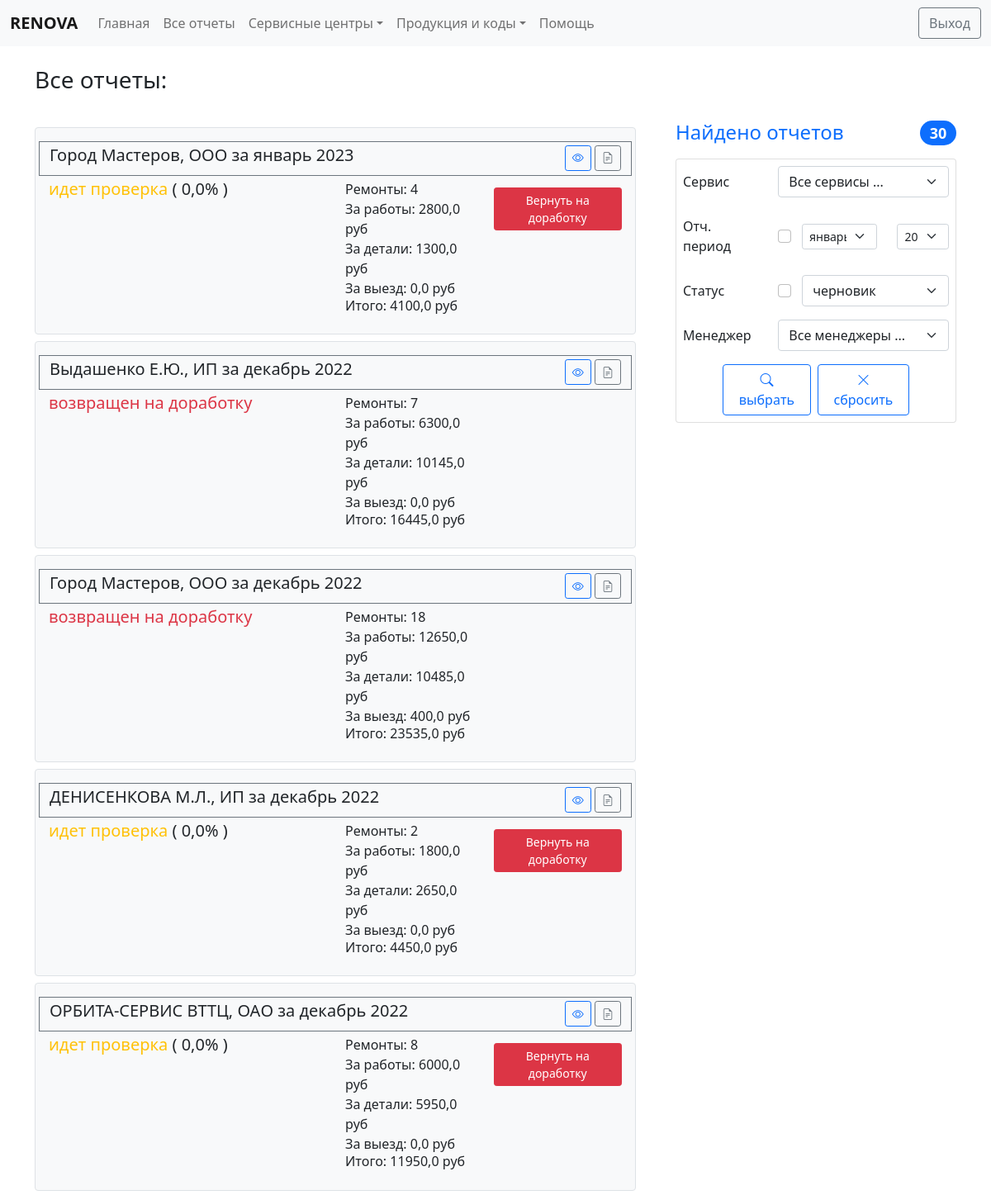
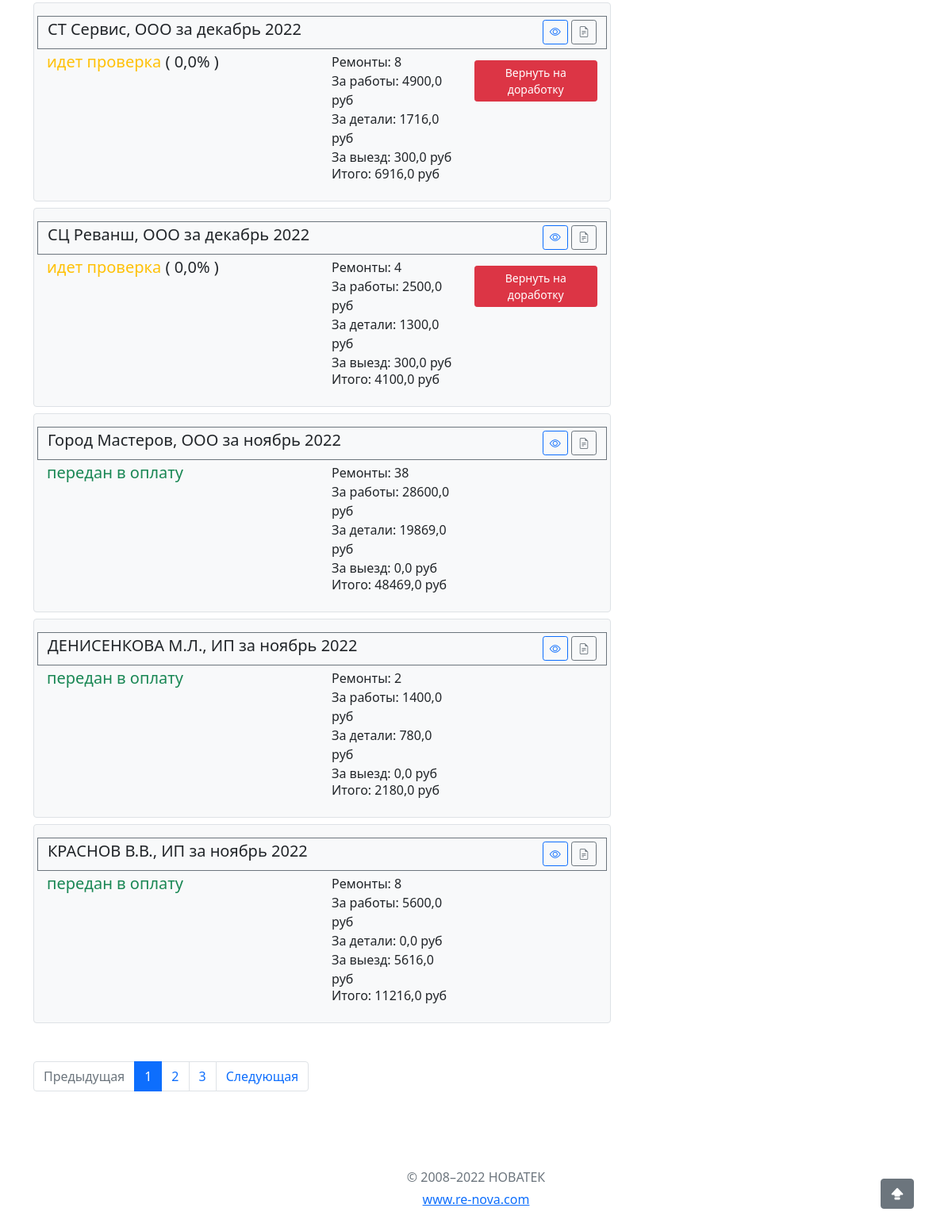
The app's page /reports/reports-list/ (signed in) with its own data (2 pictures, top to bottom).
### reports/models.py (models this page shows, shortened)
class Reports(ChangeloggableMixin, models.Model):
    service_center = models.ForeignKey(ServiceCenters, on_delete=models.CASCADE, verbose_name='Сервисный центр')
    report_date = models.DateField(verbose_name='Отчетный период')
    note = models.TextField(blank=True, null=True, verbose_name='Примечание')
    invoice = models.CharField(max_length=250, blank=True, null=True, verbose_name='Реквизиты счета')
    act = models.CharField(max_length=250, blank=True, null=True, verbose_name='Реквизиты акта')
    mail_date = models.DateField(blank=True, null=True, verbose_name='Дата приема корреспонденции')
    user = models.ForeignKey(User, verbose_name=u'Автор отчета', on_delete=models.PROTECT, limit_choices_to={'is_staff': False})
    status = models.CharField(choices=REPORT_STATUS, max_length=100, verbose_name='Статус', default=STATUS_DRAFT)
    total_cost = models.FloatField(default=0, verbose_name='Общая сумма по отчету')
    total_work = models.FloatField(default=0, verbose_name='Общая сумма за работы')
    total_part = models.FloatField(default=0, verbose_name='Общая сумма за детали')
    total_move = models.FloatField(default=0, verbose_name='Общая сумма за выезд')
    records_count = models.IntegerField(default=0, verbose_name='Количестов ремонтов')
    verified_count = models.IntegerField(default=0, verbose_name='Количестов принятых ремонтов')
    have_fault = models.BooleanField(default=False, blank=True, verbose_name='Имеет ошибки')
    pay_date = models.DateField(blank=True, null=True, verbose_name='Дата передачи в оплату')
    class Meta():
        verbose_name = 'Отчет'
        verbose_name_plural = 'Отчеты'
        ordering = ['-report_date', 'service_center', 'status']

### servicecentres/models.py (models this page shows, shortened)
class ServiceCenters(ChangeloggableMixin, models.Model):
    code = models.CharField(max_length=50, db_index=True, verbose_name='Код', help_text='Код по 1С. Обязательное поле.')
    title = models.CharField(max_length=50, db_index=True, verbose_name='Наименование', help_text='Юридическое наименование. Обязательное поле.')
    city = models.CharField(max_length=50, verbose_name='Город', help_text='Город. Обязательное поле.')
    region = models.ForeignKey(ServiceRegions,  null=True,on_delete=models.PROTECT, verbose_name='Регион', help_text='Регион СЦ. Обязательное поле.')
    addr = models.CharField(max_length=350, blank=True, verbose_name='Адрес')
    post_addr = models.CharField(max_length=350, blank=True, verbose_name='Почтовый адрес')
    conditions = models.TextField(blank=True, verbose_name='Особыче условия')
    free_parts = models.BooleanField(default=False, verbose_name='Бесплатные запчасти')
    grade = models.FloatField(default=5, verbose_name='Рэйтинг', editable=False)
    note = models.TextField(blank=True, verbose_name='Примечание')
    is_active = models.BooleanField(default=True, verbose_name='Ативен')
    user = models.ForeignKey(User, related_name='user_centers', blank=True, null=True, on_delete=models.SET_NULL, verbose_name='Пользователь', limit_choices_to={'is_staff': False})
    staff_user = models.ForeignKey(User, related_name='staff_centers', blank=True, null=True, on_delete=models.SET_NULL, verbose_name='Менеджер', limit_choices_to={'is_staff': True})
    price_type = models.CharField(choices=BASE_PRICE_TYPE, max_length=100, verbose_name='Тип прайса',
                                  default=PRICE_LITE)
    class Meta():
        verbose_name = 'Сервисный центр'
        verbose_name_plural = 'Сервисные центры'
        ordering = ['title']
    def __str__(self):
        return self.title

### reports/views.py (the view)
# urls.py: path('reports-list/', ReportsForStaff.as_view(), name='reports_list'),
class ReportsForStaff(LoginRequiredMixin, StaffUserMixin, ListView):
    model = Reports
    template_name = 'reports/staff_reports_list.html'
    context_object_name = 'reports'
    extra_context = {'title': 'Все отчеты:'}
    paginate_by = 10
    def get_queryset(self):
        if self.request.user.is_superuser:
            reports = Reports.objects.all()
        elif self.request.user.groups.filter(name='GeneralStaff').exists():
            reports = Reports.objects.all().exclude(status='draft')
        else:
            reports = Reports.objects.filter(service_center__staff_user=self.request.user).exclude(status='draft')
        if self.request.GET.get("service_center", '') != '':
            reports = reports.filter(service_center=self.request.GET.get("service_center"))
        if self.request.GET.get("staff_user", '') != '':
            reports = reports.filter(service_center__staff_user=self.request.GET.get("staff_user"))
        if self.request.GET.get("use_status", '') == 'on' and self.request.GET.get("status", '') != '':
            reports = reports.filter(status=self.request.GET.get("status"))
        if self.request.GET.get("use_date", '') == 'on' and self.request.GET.get("month", '') != '' and \
                self.request.GET.get("year", '') != '':
            report_date = datetime.date(int(self.request.GET.get("year", '')), int(self.request.GET.get("month", '')),
                                        1)
            reports = reports.filter(report_date=report_date)
        return reports
    def get_context_data(self, **kwargs):
        context = super().get_context_data(**kwargs)
        context['form'] = ReportsFilterForm(self.request.GET)
        context['obj_count'] = self.object_list.count()
        return context

### main/models.py (called while the page is built)
def get_name(self):
    result = None
    if self:
        if self.last_name or self.first_name:
            if self.last_name:
                if self.first_name:
                    result = self.last_name+' '+self.first_name[0]
                else:
                    result = self.last_name
            else:
                result = self.first_name
        else:
            result = self.username
        return result
    return result

### main/my_validators.py (called while the page is built)
    def test_func(self):
        return self.request.user.is_active and self.request.user.is_staff

### main/templatetags/my_tags.py (called while the page is built)
@register.simple_tag
def get_filters(request):
    res = ''
    for itm in request.GET:
        if itm != 'page':
            res = res + '&' + itm + '=' + request.GET.get(itm)
    return res

@register.filter(name='has_group')
def has_group(user, group_name):
    return user.groups.filter(name=group_name).exists()

@register.inclusion_tag('main/tag_report_header_staff.html')
def show_report_header_for_staff(report, can_edit):
    return {'report': report, 'can_edit': can_edit, }

@register.filter
def show_verified_proc(report):
    result = report.verified_count / report.records_count * 100
    return result

@register.inclusion_tag('main/tag_show_base_price_links.html')
def show_base_price_links():
    from ..business_logic import BASE_PRICE_TYPE
    base_price_type = BASE_PRICE_TYPE
    return {'base_price_type': base_price_type, }

### reports/templates/reports/staff_reports_list.html (shortened to what this page needs)
{% extends 'base.html' %}
{% load static %}
{% load my_tags %}
{% block content %}
{% include 'inc/staff_navbar.html' %}
<div class="container">
    <main>
        <div class="row py-4">
            <div class="col-12"><h3>{{ title }}</h3></div>
        </div>
        <div class="row g-5">
            <div class="col-lg-4  order-lg-last">
                <h4 class="d-flex justify-content-between align-items-center mb-3">
                    <span class="text-primary">Найдено отчетов</span>
                    <span class="badge bg-primary rounded-pill">{{ obj_count }}</span>
                </h4>
                <form class="card p-2" method="get">
                    {% if request.user.is_superuser or request.user|has_group:"GeneralStaff" %}
                    <div class="row mb-3  align-items-center">
                        <label class="col-xl-4 col-form-label">Сервис</label>
                        <div class="col-xl-8">
                            {{ form.service_center }}
                        </div>
                    </div>
                    {% endif %}
                    <div class="row mb-3  align-items-center">
                        <label class="col-xl-4 col-form-label">Отч. период</label>
                        <div class="col-xl-1">
                            {{ form.use_date }}
                        </div>
                        <div class="col-xl-4">
                            {{ form.month }}
                        </div>
                        <div class="col-xl-3  align-items-center">
                            {{ form.year }}
                        </div>
                    </div>
                    <div class="row mb-3  align-items-center">
                        <label class="col-xl-4">Статус</label>
                        <div class="col-xl-1">
                            {{ form.use_status }}
                        </div>
                        <div class="col-xl-7">
                            {{ form.status }}
                        </div>
                    </div>
                    {% if request.user.is_superuser or request.user|has_group:"GeneralStaff" %}
                    <div class="row mb-3  align-items-center">
                        <label class="col-xl-4">Менеджер</label>
                        <div class="col-xl-8">
                            {{ form.staff_user }}
                        </div>
                    </div>
                    {% endif %}
                    <div class="container d-flex justify-content-center gap-2">
                        <button type="submit" class="btn btn-outline-primary">
                            <i class="bi bi-search"></i>
                            выбрать
                        </button>
                        <a class="btn btn-outline-primary" href="{% url 'reports_list' %}" role="button">
                            <i class="bi bi-x-lg"></i>
                            сбросить
                        </a>
                    </div>
                </form>
            </div>
            <div class="col-lg-8">
                {% if reports %}
                {% for report in reports %}
                    {% if report.status == 'send' %}
                    {% show_report_header_for_staff report False %}
                    {% else %}
                    {% show_report_header_for_staff report True %}
                    {% endif %}
                {% endfor %}
                {% else %}
                <h4 class="text-center text-muted">Ничего не найдено ...</h4>
                {% endif %}
            </div>
        </div>
{% endblock %}

### main/templates/main/tag_report_header_staff.html (shortened to what this page needs)
{% load my_tags %}
<div class="card mt-2 border bg-light">
    <div class="card-body ">
        <div class="row py-1 border border-secondary">
            <div class="col-lg-10">
                <h5>
                    {{ report.service_center }} за {{ report.report_date|date:"F Y"|lower}}
                </h5>
            </div>
            <div class="col-lg-2 text-end">
                {% if can_edit %}
                <a href="{% url 'report_page' report.pk %}" class="btn btn-outline-primary btn-sm"><i class="bi bi-eye"></i></i></a>
                {% endif %}
                {% if not report.status == 'accepted' %}
                <button type="button" class="btn btn-outline-secondary btn-sm" data-bs-toggle="modal" data-bs-target="#documentModal_{{ report.pk }}">
                    <i class="bi bi-file-earmark-text"></i>
                </button>
                {% endif %}
            </div>
        </div>
        <div class="row mt-1">
            <div class="col-lg-6">
                <div class="col-12 mb-3">
                    {% if report.status == 'draft' %}
                    <h5 class="text-muted">{{ report.get_status_display }}</h5>
                    {% elif report.status == 'refinement' %}
                    <h5 class="text-danger">{{ report.get_status_display }}</h5>
                    {% elif report.status == 'send' %}
                    <h5 class="text-warning">{{ report.get_status_display }}</h5>
                    {% elif report.status == 'received' %}
                    <h5 class="text-warning">
                        {{ report.get_status_display }}
                        <label class="text-dark">( {{ report|show_verified_proc }}% )</label>
                    </h5>
                    {% elif report.status == 'verified' or report.status == 'accepted' %}
                    <h5 class="text-info">{{ report.get_status_display }}</h5>
                    {% else %}
                    <h5 class="text-success">{{ report.get_status_display }}</h5>
                    {% endif %}
                </div>
            </div>
            <div class="col-lg-3">
                Ремонты: {{ report.records_count }}<br>
                За работы: {{ report.total_work }} руб<br>
                За детали: {{ report.total_part }} руб<br>
                За выезд: {{ report.total_move }} руб<br>
                <h6>Итого: {{ report.total_cost }} руб</h6>
            </div>
            <div class="col-lg-3 text-end">
                <button style="width:100%;display:block;margin-top:10px" type="button" class="btn btn-danger btn-sm" data-bs-toggle="modal" data-bs-target="#refinementModal_{{ report.pk }}">
                    Вернуть на доработку
                </button>
            </div>
        </div>
    </div>
</div>

### records on screen
Reports: service_center "Город Мастеров, ООО", report_date "январь 2023", status "идет проверка", verified_count+records_count "0,0", records_count "4", total_work "2800,0", total_part "1300,0", total_move "0,0", total_cost "4100,0"
Reports: service_center "Выдашенко Е.Ю., ИП", report_date "декабрь 2022", status "возвращен на доработку", records_count "7", total_work "6300,0", total_part "10145,0", total_move "0,0", total_cost "16445,0"
Reports: service_center "Город Мастеров, ООО", report_date "декабрь 2022", status "возвращен на доработку", records_count "18", total_work "12650,0", total_part "10485,0", total_move "400,0", total_cost "23535,0"
Reports: service_center "ДЕНИСЕНКОВА М.Л., ИП", report_date "декабрь 2022", status "идет проверка", verified_count+records_count "0,0", records_count "2", total_work "1800,0", total_part "2650,0", total_move "0,0", total_cost "4450,0"
Reports: service_center "ОРБИТА-СЕРВИС ВТТЦ, ОАО", report_date "декабрь 2022", status "идет проверка", verified_count+records_count "0,0", records_count "8", total_work "6000,0", total_part "5950,0", total_move "0,0", total_cost "11950,0"
Reports: service_center "СТ Сервис, ООО", report_date "декабрь 2022", status "идет проверка", verified_count+records_count "0,0", records_count "8", total_work "4900,0", total_part "1716,0", total_move "300,0", total_cost "6916,0"
Reports: service_center "СЦ Реванш, ООО", report_date "декабрь 2022", status "идет проверка", verified_count+records_count "0,0", records_count "4", total_work "2500,0", total_part "1300,0", total_move "300,0", total_cost "4100,0"
Reports: service_center "Город Мастеров, ООО", report_date "ноябрь 2022", status "передан в оплату", records_count "38", total_work "28600,0", total_part "19869,0", total_move "0,0", total_cost "48469,0"
Reports: service_center "ДЕНИСЕНКОВА М.Л., ИП", report_date "ноябрь 2022", status "передан в оплату", records_count "2", total_work "1400,0", total_part "780,0", total_move "0,0", total_cost "2180,0"
Reports: service_center "КРАСНОВ В.В., ИП", report_date "ноябрь 2022", status "передан в оплату", records_count "8", total_work "5600,0", total_part "0,0", total_move "5616,0", total_cost "11216,0"

### other values on screen
{{ title }} "Все отчеты:"
{{ obj_count }} "30"
